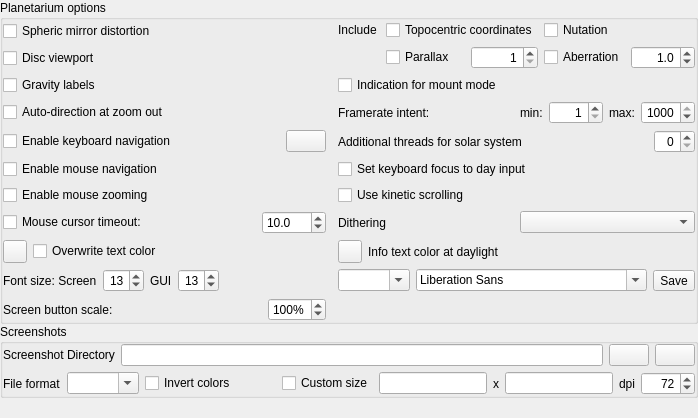
        <widget class="QWidget" name="page_Tools">
         <layout class="QVBoxLayout" name="verticalLayout_5">
          <property name="spacing">
           <number>0</number>
          </property>
          <property name="leftMargin">
           <number>0</number>
          </property>
          <property name="topMargin">
           <number>0</number>
          </property>
          <property name="rightMargin">
           <number>0</number>
          </property>
          <property name="bottomMargin">
           <number>0</number>
          </property>
          <item>
           <widget class="QGroupBox" name="planetarium_groupBox">
            <property name="sizePolicy">
             <sizepolicy hsizetype="Preferred" vsizetype="Expanding">
              <horstretch>0</horstretch>
              <verstretch>0</verstretch>
             </sizepolicy>
            </property>
            <property name="title">
             <string>Planetarium options</string>
            </property>
            <layout class="QGridLayout" name="gridLayoutOptions">
             <property name="leftMargin">
              <number>0</number>
             </property>
             <property name="topMargin">
              <number>0</number>
             </property>
             <property name="rightMargin">
              <number>0</number>
             </property>
             <property name="bottomMargin">
              <number>0</number>
             </property>
             <item row="7" column="1">
              <layout class="QHBoxLayout" name="mouseTimeoutLayout">
               <item>
                <widget class="QCheckBox" name="mouseTimeoutCheckbox">
                 <property name="toolTip">
                  <string>Hides the mouse cursor when inactive</string>
                 </property>
                 <property name="text">
                  <string>Mouse cursor timeout:</string>
                 </property>
                </widget>
               </item>
               <item>
                <spacer name="horizontalSpacer">
                 <property name="orientation">
                  <enum>Qt::Horizontal</enum>
                 </property>
                 <property name="sizeHint" stdset="0">
                  <size>
                   <width>30</width>
                   <height>20</height>
                  </size>
                 </property>
                </spacer>
               </item>
               <item>
                <widget class="QDoubleSpinBox" name="mouseTimeoutSpinBox">
                 <property name="toolTip">
                  <string>seconds</string>
                 </property>
                 <property name="keyboardTracking">
                  <bool>false</bool>
                 </property>
                 <property name="decimals">
                  <number>1</number>
                 </property>
                 <property name="minimum">
                  <double>0.000000000000000</double>
                 </property>
                 <property name="maximum">
                  <double>3600.000000000000000</double>
                 </property>
                 <property name="value">
                  <double>10.000000000000000</double>
                 </property>
                </widget>
               </item>
              </layout>
             </item>
             <item row="1" column="1">
              <widget class="QCheckBox" name="diskViewportCheckbox">
               <property name="toolTip">
                <string>Mask out everything outside a central circle in the main view</string>
               </property>
               <property name="text">
                <string>Disc viewport</string>
               </property>
              </widget>
             </item>
             <item row="6" column="3">
              <widget class="QCheckBox" name="kineticScrollingCheckBox">
               <property name="toolTip">
                <string>Kinetic scrolling means dragging text panels directly instead of dragging window handles.</string>
               </property>
               <property name="text">
                <string>Use kinetic scrolling</string>
               </property>
              </widget>
             </item>
             <item row="9" column="3">
              <layout class="QHBoxLayout" name="horizontalLayout_14">
               <item>
                <widget class="ColorButton" name="daylightTextColorButton">
                 <property name="toolTip">
                  <string>Info text color at daylight</string>
                 </property>
                </widget>
               </item>
               <item>
                <widget class="QLabel" name="label_2">
                 <property name="text">
                  <string>Info text color at daylight</string>
                 </property>
                </widget>
               </item>
              </layout>
             </item>
             <item row="5" column="1">
              <widget class="QCheckBox" name="enableMouseNavigationCheckBox">
               <property name="toolTip">
                <string>Allow mouse to pan (drag)</string>
               </property>
               <property name="text">
                <string>Enable mouse navigation</string>
               </property>
              </widget>
             </item>
             <item row="0" column="3" rowspan="2">
              <layout class="QGridLayout" name="gridLayoutInclude">
               <item row="2" column="1">
                <layout class="QHBoxLayout" name="horizontalLayout_IncludeParallax">
                 <item>
                  <widget class="QCheckBox" name="parallaxCheckBox">
                   <property name="sizePolicy">
                    <sizepolicy hsizetype="Expanding" vsizetype="Fixed">
                     <horstretch>0</horstretch>
                     <verstretch>0</verstretch>
                    </sizepolicy>
                   </property>
                   <property name="toolTip">
                    <string>Parallax is the apparent shift in the position of an object when viewed from two different points.</string>
                   </property>
                   <property name="text">
                    <string>Parallax</string>
                   </property>
                  </widget>
                 </item>
                 <item>
                  <widget class="QDoubleSpinBox" name="parallaxSpinBox">
                   <property name="toolTip">
                    <string>Exaggerate parallax (for didactic explanations)</string>
                   </property>
                   <property name="alignment">
                    <set>Qt::AlignRight|Qt::AlignTrailing|Qt::AlignVCenter</set>
                   </property>
                   <property name="decimals">
                    <number>0</number>
                   </property>
                   <property name="minimum">
                    <double>1.000000000000000</double>
                   </property>
                   <property name="maximum">
                    <double>100000.000000000000000</double>
                   </property>
                   <property name="singleStep">
                    <double>100.000000000000000</double>
                   </property>
                   <property name="value">
                    <double>1.000000000000000</double>
                   </property>
                  </widget>
                 </item>
                </layout>
               </item>
               <item row="2" column="2">
                <layout class="QHBoxLayout" name="horizontalLayout_IncludeNutAberr">
                 <item>
                  <widget class="QCheckBox" name="aberrationCheckBox">
                   <property name="sizePolicy">
                    <sizepolicy hsizetype="Expanding" vsizetype="Fixed">
                     <horstretch>0</horstretch>
                     <verstretch>0</verstretch>
                    </sizepolicy>
                   </property>
                   <property name="toolTip">
                    <string>Annual aberration is an annual wobble in positions, amounting to max. about 20 arcseconds for observers on Earth.</string>
                   </property>
                   <property name="text">
                    <string>Aberration</string>
                   </property>
                  </widget>
                 </item>
                 <item>
                  <widget class="QDoubleSpinBox" name="aberrationSpinBox">
                   <property name="toolTip">
                    <string>Exaggerate aberration (for didactic explanations)</string>
                   </property>
                   <property name="alignment">
                    <set>Qt::AlignRight|Qt::AlignTrailing|Qt::AlignVCenter</set>
                   </property>
                   <property name="decimals">
                    <number>1</number>
                   </property>
                   <property name="maximum">
                    <double>1000.000000000000000</double>
                   </property>
                   <property name="singleStep">
                    <double>0.100000000000000</double>
                   </property>
                   <property name="value">
                    <double>1.000000000000000</double>
                   </property>
                  </widget>
                 </item>
                </layout>
               </item>
               <item row="1" column="0">
                <widget class="QLabel" name="label_Include">
                 <property name="text">
                  <string>Include </string>
                 </property>
                </widget>
               </item>
               <item row="1" column="2">
                <widget class="QCheckBox" name="nutationCheckBox">
                 <property name="toolTip">
                  <string>Nutation is a small wobble of Earth's axis, amounting to a few arcseconds.</string>
                 </property>
                 <property name="text">
                  <string>Nutation</string>
                 </property>
                </widget>
               </item>
               <item row="1" column="1">
                <widget class="QCheckBox" name="topocentricCheckBox">
                 <property name="toolTip">
                  <string>Activate to view as seen from surface of the planet (recommended). If switched off, display planetocentric view.</string>
                 </property>
                 <property name="text">
                  <string>Topocentric coordinates</string>
                 </property>
                </widget>
               </item>
              </layout>
             </item>
             <item row="3" column="3">
              <layout class="QHBoxLayout" name="horizontalLayout_fps">
               <item>
                <widget class="QLabel" name="label_fpsIntent">
                 <property name="text">
                  <string>Framerate intent:</string>
                 </property>
                </widget>
               </item>
               <item>
                <spacer name="horizontalSpacer_6">
                 <property name="orientation">
                  <enum>Qt::Horizontal</enum>
                 </property>
                 <property name="sizeHint" stdset="0">
                  <size>
                   <width>40</width>
                   <height>20</height>
                  </size>
                 </property>
                </spacer>
               </item>
               <item>
                <widget class="QLabel" name="label_min">
                 <property name="text">
                  <string>min:</string>
                 </property>
                </widget>
               </item>
               <item>
                <widget class="QSpinBox" name="minFpsSpinBox">
                 <property name="toolTip">
                  <string>Minimum intended FPS between user interaction. Set very low to conserve energy or save CPU use.</string>
                 </property>
                 <property name="alignment">
                  <set>Qt::AlignRight|Qt::AlignTrailing|Qt::AlignVCenter</set>
                 </property>
                 <property name="keyboardTracking">
                  <bool>false</bool>
                 </property>
                 <property name="minimum">
                  <number>1</number>
                 </property>
                 <property name="maximum">
                  <number>1000</number>
                 </property>
                </widget>
               </item>
               <item>
                <widget class="QLabel" name="label_max">
                 <property name="text">
                  <string>max:</string>
                 </property>
                </widget>
               </item>
               <item>
                <widget class="QSpinBox" name="maxFpsSpinBox">
                 <property name="toolTip">
                  <string>Maximum allowed FPS. 1000 just means &quot;as fast as possible&quot;. </string>
                 </property>
                 <property name="alignment">
                  <set>Qt::AlignRight|Qt::AlignTrailing|Qt::AlignVCenter</set>
                 </property>
                 <property name="keyboardTracking">
                  <bool>false</bool>
                 </property>
                 <property name="minimum">
                  <number>5</number>
                 </property>
                 <property name="maximum">
                  <number>1000</number>
                 </property>
                 <property name="value">
                  <number>1000</number>
                 </property>
                </widget>
               </item>
              </layout>
             </item>
             <item row="4" column="1">
              <layout class="QHBoxLayout" name="horizontalLayout_keyboardNavigation">
               <item>
                <widget class="QCheckBox" name="enableKeysNavigationCheckBox">
                 <property name="toolTip">
                  <string>Allow keyboard to pan and zoom</string>
                 </property>
                 <property name="text">
                  <string>Enable keyboard navigation</string>
                 </property>
                </widget>
               </item>
               <item>
                <spacer name="horizontalSpacer_3">
                 <property name="orientation">
                  <enum>Qt::Horizontal</enum>
                 </property>
                 <property name="sizeHint" stdset="0">
                  <size>
                   <width>40</width>
                   <height>20</height>
                  </size>
                 </property>
                </spacer>
               </item>
               <item>
                <widget class="QPushButton" name="editShortcutsPushButton">
                 <property name="sizePolicy">
                  <sizepolicy hsizetype="Fixed" vsizetype="Fixed">
                   <horstretch>0</horstretch>
                   <verstretch>0</verstretch>
                  </sizepolicy>
                 </property>
                 <property name="toolTip">
                  <string>Edit keyboard shortcuts...</string>
                 </property>
                 <property name="icon">
                  <iconset resource="../../data/gui/guiRes.qrc">
                   <normaloff>:/graphicGui/uibtSettings.png</normaloff>
                   <disabledoff>:/graphicGui/uibtSettings-disabled.png</disabledoff>:/graphicGui/uibtSettings.png</iconset>
                 </property>
                </widget>
               </item>
              </layout>
             </item>
             <item row="7" column="3">
              <layout class="QHBoxLayout" name="horizontalLayout_dither">
               <item>
                <widget class="QLabel" name="dithering_label">
                 <property name="text">
                  <string>Dithering</string>
                 </property>
                </widget>
               </item>
               <item>
                <widget class="QComboBox" name="ditheringComboBox"/>
               </item>
              </layout>
             </item>
             <item row="2" column="1">
              <widget class="QCheckBox" name="gravityLabelCheckbox">
               <property name="toolTip">
                <string>Align labels with the screen center</string>
               </property>
               <property name="text">
                <string>Gravity labels</string>
               </property>
              </widget>
             </item>
             <item row="0" column="1">
              <widget class="QCheckBox" name="sphericMirrorCheckbox">
               <property name="toolTip">
                <string>Spheric mirror distortion is used when projecting Stellarium onto a spheric mirror for low-cost planetarium systems.</string>
               </property>
               <property name="text">
                <string>Spheric mirror distortion</string>
               </property>
               <property name="checkable">
                <bool>true</bool>
               </property>
              </widget>
             </item>
             <item row="3" column="1">
              <widget class="QCheckBox" name="autoZoomResetsDirectionCheckbox">
               <property name="toolTip">
                <string>When enabled, the &quot;auto zoom out&quot; key will also set the initial viewing direction</string>
               </property>
               <property name="text">
                <string>Auto-direction at zoom out</string>
               </property>
              </widget>
             </item>
             <item row="5" column="3">
              <widget class="QCheckBox" name="focusOnDaySpinnerCheckBox">
               <property name="toolTip">
                <string>Force date/time tab and focus on day input when activating date panel</string>
               </property>
               <property name="text">
                <string>Set keyboard focus to day input</string>
               </property>
              </widget>
             </item>
             <item row="6" column="1">
              <widget class="QCheckBox" name="enableMouseZoomingCheckBox">
               <property name="toolTip">
                <string>Allow mouse to zoom (mousewheel)</string>
               </property>
               <property name="text">
                <string>Enable mouse zooming</string>
               </property>
              </widget>
             </item>
             <item row="2" column="3">
              <widget class="QCheckBox" name="indicationMountModeCheckBox">
               <property name="toolTip">
                <string>Flash a short message when toggling mount mode.</string>
               </property>
               <property name="text">
                <string>Indication for mount mode</string>
               </property>
              </widget>
             </item>
             <item row="9" column="1">
              <layout class="QHBoxLayout" name="horizontalLayout_15">
               <item>
                <widget class="ColorButton" name="overwriteTextColorButton">
                 <property name="toolTip">
                  <string>Info text color for overwrite</string>
                 </property>
                </widget>
               </item>
               <item>
                <widget class="QCheckBox" name="overwriteTextColorCheckBox">
                 <property name="toolTip">
                  <string>Set one color for text in info panel for all objects</string>
                 </property>
                 <property name="text">
                  <string>Overwrite text color</string>
                 </property>
                </widget>
               </item>
              </layout>
             </item>
             <item row="4" column="3">
              <layout class="QHBoxLayout" name="horizontalLayout_threads">
               <item>
                <widget class="QLabel" name="label_threads">
                 <property name="text">
                  <string>Additional threads for solar system</string>
                 </property>
                </widget>
               </item>
               <item>
                <spacer name="horizontalSpacer_12">
                 <property name="orientation">
                  <enum>Qt::Horizontal</enum>
                 </property>
                 <property name="sizeHint" stdset="0">
                  <size>
                   <width>40</width>
                   <height>20</height>
                  </size>
                 </property>
                </spacer>
               </item>
               <item>
                <widget class="QSpinBox" name="solarSystemThreadNumberSpinBox">
                 <property name="toolTip">
                  <string>A few additional threads may improve speed with many solar system objects. Observe what works best on your multicore system.</string>
                 </property>
                 <property name="alignment">
                  <set>Qt::AlignRight|Qt::AlignTrailing|Qt::AlignVCenter</set>
                 </property>
                 <property name="maximum">
                  <number>31</number>
                 </property>
                </widget>
               </item>
              </layout>
             </item>
             <item row="10" column="1" colspan="3">
              <layout class="QHBoxLayout" name="fontHorizontalLayout">
               <item>
                <widget class="QLabel" name="fontSizeLabel">
                 <property name="text">
                  <string>Font size: Screen</string>
                 </property>
                </widget>
               </item>
               <item>
                <widget class="QSpinBox" name="screenFontSizeSpinBox">
                 <property name="toolTip">
                  <string>Base font size for on-screen text</string>
                 </property>
                 <property name="alignment">
                  <set>Qt::AlignRight|Qt::AlignTrailing|Qt::AlignVCenter</set>
                 </property>
                 <property name="minimum">
                  <number>5</number>
                 </property>
                 <property name="maximum">
                  <number>50</number>
                 </property>
                 <property name="value">
                  <number>13</number>
                 </property>
                </widget>
               </item>
               <item>
                <widget class="QLabel" name="guiFontSizeLabel">
                 <property name="toolTip">
                  <string>Graphical user interface</string>
                 </property>
                 <property name="text">
                  <string comment="abbreviation">GUI</string>
                 </property>
                </widget>
               </item>
               <item>
                <widget class="QSpinBox" name="guiFontSizeSpinBox">
                 <property name="toolTip">
                  <string>Base font size for dialogs</string>
                 </property>
                 <property name="alignment">
                  <set>Qt::AlignRight|Qt::AlignTrailing|Qt::AlignVCenter</set>
                 </property>
                 <property name="minimum">
                  <number>7</number>
                 </property>
                 <property name="maximum">
                  <number>50</number>
                 </property>
                 <property name="value">
                  <number>13</number>
                 </property>
                </widget>
               </item>
               <item>
                <spacer name="horizontalSpacer_7">
                 <property name="orientation">
                  <enum>Qt::Horizontal</enum>
                 </property>
                 <property name="sizeHint" stdset="0">
                  <size>
                   <width>40</width>
                   <height>20</height>
                  </size>
                 </property>
                </spacer>
               </item>
               <item>
                <widget class="QComboBox" name="fontWritingSystemComboBox">
                 <property name="toolTip">
                  <string>Pre-select fonts for a particular writing system</string>
                 </property>
                 <property name="editable">
                  <bool>true</bool>
                 </property>
                 <property name="insertPolicy">
                  <enum>QComboBox::NoInsert</enum>
                 </property>
                </widget>
               </item>
               <item>
                <widget class="QFontComboBox" name="fontComboBox">
                 <property name="toolTip">
                  <string>Application font</string>
                 </property>
                </widget>
               </item>
               <item>
                <widget class="QToolButton" name="fontSaveToolButton">
                 <property name="toolTip">
                  <string>Store font settings</string>
                 </property>
                 <property name="text">
                  <string>Save</string>
                 </property>
                 <property name="icon">
                  <iconset resource="../../data/gui/guiRes.qrc">
                   <normaloff>:/graphicGui/uibtSave.png</normaloff>
                   <disabledoff>:/graphicGui/uibtSave-disabled.png</disabledoff>:/graphicGui/uibtSave.png</iconset>
                 </property>
                </widget>
               </item>
              </layout>
             </item>
             <item row="11" column="1">
              <layout class="QHBoxLayout" name="horizontalLayout_11">
               <item>
                <widget class="QLabel" name="label_4">
                 <property name="text">
                  <string>Screen button scale:</string>
                 </property>
                </widget>
               </item>
               <item>
                <spacer name="horizontalSpacer_4">
                 <property name="orientation">
                  <enum>Qt::Horizontal</enum>
                 </property>
                 <property name="sizeHint" stdset="0">
                  <size>
                   <width>40</width>
                   <height>20</height>
                  </size>
                 </property>
                </spacer>
               </item>
               <item>
                <widget class="QDoubleSpinBox" name="screenButtonScaleSpinBox">
                 <property name="suffix">
                  <string notr="true">%</string>
                 </property>
                 <property name="decimals">
                  <number>0</number>
                 </property>
                 <property name="minimum">
                  <double>10.000000000000000</double>
                 </property>
                 <property name="maximum">
                  <double>500.000000000000000</double>
                 </property>
                 <property name="value">
                  <double>100.000000000000000</double>
                 </property>
                </widget>
               </item>
              </layout>
             </item>
            </layout>
           </widget>
          </item>
          <item>
           <widget class="QGroupBox" name="groupBox_Screenshots">
            <property name="title">
             <string>Screenshots</string>
            </property>
            <layout class="QVBoxLayout" name="verticalLayout_3">
             <property name="leftMargin">
              <number>0</number>
             </property>
             <property name="topMargin">
              <number>0</number>
             </property>
             <property name="rightMargin">
              <number>0</number>
             </property>
             <property name="bottomMargin">
              <number>0</number>
             </property>
             <item>
              <layout class="QHBoxLayout" name="horizontalLayout_5">
               <item>
                <widget class="QLabel" name="label">
                 <property name="text">
                  <string>Screenshot Directory</string>
                 </property>
                </widget>
               </item>
               <item>
                <widget class="QLineEdit" name="screenshotDirEdit"/>
               </item>
               <item>
                <widget class="QPushButton" name="screenshotBrowseButton">
                 <property name="sizePolicy">
                  <sizepolicy hsizetype="Fixed" vsizetype="Fixed">
                   <horstretch>0</horstretch>
                   <verstretch>0</verstretch>
                  </sizepolicy>
                 </property>
                 <property name="text">
                  <string/>
                 </property>
                 <property name="icon">
                  <iconset resource="../../data/gui/guiRes.qrc">
                   <normaloff>:/graphicGui/uibtFolder.png</normaloff>
                   <disabledoff>:/graphicGui/uibtFolder-disabled.png</disabledoff>:/graphicGui/uibtFolder.png</iconset>
                 </property>
                </widget>
               </item>
               <item>
                <widget class="QPushButton" name="pushButtonConfigureScreenshotsDialog">
                 <property name="toolTip">
                  <string>Rules for screenshot file naming</string>
                 </property>
                 <property name="icon">
                  <iconset resource="../../data/gui/guiRes.qrc">
                   <normaloff>:/graphicGui/uibtSettings.png</normaloff>
                   <disabledoff>:/graphicGui/uibtSettings-disabled.png</disabledoff>:/graphicGui/uibtSettings.png</iconset>
                 </property>
                </widget>
               </item>
              </layout>
             </item>
             <item>
              <layout class="QHBoxLayout" name="horizontalLayout_ScreenshotCustom">
               <property name="topMargin">
                <number>0</number>
               </property>
               <item>
                <widget class="QLabel" name="labelFileFormat">
                 <property name="text">
                  <string>File format</string>
                 </property>
                </widget>
               </item>
               <item>
                <widget class="QComboBox" name="screenshotFileFormatComboBox">
                 <property name="editable">
                  <bool>true</bool>
                 </property>
                 <property name="insertPolicy">
                  <enum>QComboBox::NoInsert</enum>
                 </property>
                </widget>
               </item>
               <item>
                <widget class="QCheckBox" name="invertScreenShotColorsCheckBox">
                 <property name="sizePolicy">
                  <sizepolicy hsizetype="Fixed" vsizetype="Fixed">
                   <horstretch>0</horstretch>
                   <verstretch>0</verstretch>
                  </sizepolicy>
                 </property>
                 <property name="text">
                  <string>Invert colors</string>
                 </property>
                </widget>
               </item>
               <item>
                <spacer name="horizontalSpacer_screenshots">
                 <property name="orientation">
                  <enum>Qt::Horizontal</enum>
                 </property>
                 <property name="sizeHint" stdset="0">
                  <size>
                   <width>40</width>
                   <height>20</height>
                  </size>
                 </property>
                </spacer>
               </item>
               <item>
                <widget class="QCheckBox" name="useCustomScreenshotSizeCheckBox">
                 <property name="sizePolicy">
                  <sizepolicy hsizetype="Fixed" vsizetype="Fixed">
                   <horstretch>0</horstretch>
                   <verstretch>0</verstretch>
                  </sizepolicy>
                 </property>
                 <property name="text">
                  <string>Custom size</string>
                 </property>
                </widget>
               </item>
               <item>
                <widget class="QLineEdit" name="customScreenshotWidthLineEdit">
                 <property name="sizePolicy">
                  <sizepolicy hsizetype="Maximum" vsizetype="Fixed">
                   <horstretch>0</horstretch>
                   <verstretch>0</verstretch>
                  </sizepolicy>
                 </property>
                </widget>
               </item>
               <item>
                <widget class="QLabel" name="label_times">
                 <property name="sizePolicy">
                  <sizepolicy hsizetype="Fixed" vsizetype="Preferred">
                   <horstretch>0</horstretch>
                   <verstretch>0</verstretch>
                  </sizepolicy>
                 </property>
                 <property name="toolTip">
                  <string notr="true"/>
                 </property>
                 <property name="text">
                  <string notr="true">x</string>
                 </property>
                </widget>
               </item>
               <item>
                <widget class="QLineEdit" name="customScreenshotHeightLineEdit">
                 <property name="sizePolicy">
                  <sizepolicy hsizetype="Maximum" vsizetype="Fixed">
                   <horstretch>0</horstretch>
                   <verstretch>0</verstretch>
                  </sizepolicy>
                 </property>
                </widget>
               </item>
               <item>
                <widget class="QLabel" name="label_3">
                 <property name="text">
                  <string>dpi</string>
                 </property>
                </widget>
               </item>
               <item>
                <widget class="QSpinBox" name="dpiSpinBox">
                 <property name="toolTip">
                  <string>Dots per Inch (for printing size computation in image metadata). Native print size in inches is then pixelSize/dpi.</string>
                 </property>
                 <property name="alignment">
                  <set>Qt::AlignRight|Qt::AlignTrailing|Qt::AlignVCenter</set>
                 </property>
                 <property name="minimum">
                  <number>50</number>
                 </property>
                 <property name="maximum">
                  <number>6000</number>
                 </property>
                 <property name="value">
                  <number>72</number>
                 </property>
                </widget>
               </item>
              </layout>
             </item>
            </layout>
           </widget>
          </item>
          <item>
           <spacer name="verticalSpacer_2">
            <property name="orientation">
             <enum>Qt::Vertical</enum>
            </property>
            <property name="sizeHint" stdset="0">
             <size>
              <width>20</width>
              <height>20</height>
             </size>
            </property>
           </spacer>
          </item>
         </layout>
        </widget>
